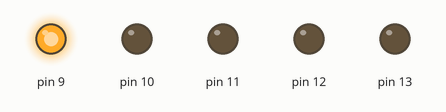
Recording of a sketch running on a simulated Arduino Uno, built with avr-gcc and run on an emulated ATmega328P. Shown: output pins drawn as LEDs (lit = HIGH).

Above: at 0.03 s.
At 0.71 s:
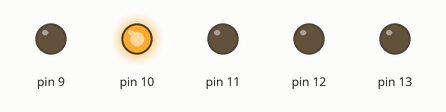
At 1.46 s:
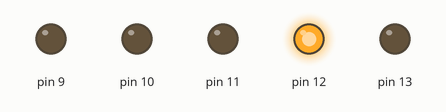
At 2.13 s:
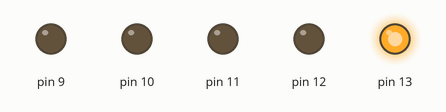
At 2.88 s:
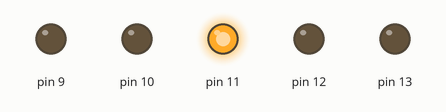
Timing chart, 0 to 3.2 s (numbered marks = the images above):
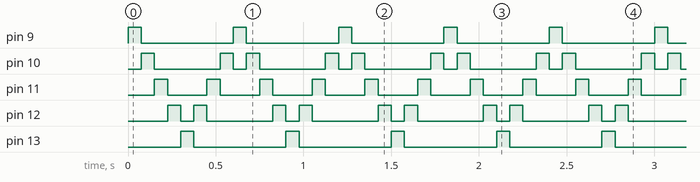

The sketch:

superMaquina_liga__o_LED.ino
```cpp
/**
   Super máquina
   @author Denise F Saldanha Fogo
*/

void setup() {
  pinMode (13, OUTPUT);
  pinMode (12, OUTPUT);
  pinMode (11, OUTPUT);
  pinMode (10, OUTPUT);
  pinMode (9, OUTPUT);
}

void loop() {
  int efeito = 75;
  for (int i = 9; i <= 13; i++) {
    digitalWrite (i, HIGH);
    delay (efeito);
    digitalWrite (i, LOW);
  }
  for (int i = 12; i >= 10; i--) {
    digitalWrite (i, HIGH);
    delay (efeito);
    digitalWrite (i, LOW);
  }
}
```

Measured:
- by itself, pin 9, pin 13: alternates HIGH for 0.08 s and LOW for 0.53 s
- by itself, pin 10: repeats every 0.60 s: LOW 0.38 s, HIGH 0.08 s, LOW 0.08 s, HIGH 0.08 s
- by itself, pin 11: alternates HIGH for 0.08 s and LOW for 0.23 s
- by itself, pin 12: repeats every 0.60 s: LOW 0.08 s, HIGH 0.08 s, LOW 0.38 s, HIGH 0.08 s
